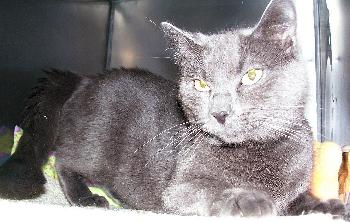
#> input picture PetImages/Training/Cat/293.jpg, 350 x 222 px; its folder holds 4 pictures in this run
$ jupyter execute --allow-errors Cat_Dog.ipynb
#> lines starting #> are read from the running program, lines starting #| are printed output that depends on the picture
[cell 1]
import numpy as np
import matplotlib.pyplot as plt
import torch
import torch.nn as nn
import torch.nn.functional as F
import glob
import os
from torch.utils.data import DataLoader , ConcatDataset
from torchvision import datasets, transforms
import cv2
import sys
import math
import random
from sklearn.metrics import accuracy_score, precision_score, recall_score, f1_score, confusion_matrix
import cv2
import glob
import numpy as np
import torch
from torch.utils.data import Dataset
from torchvision import transforms

[cell 2]
import cv2
import glob

cat = []
dog = []

def process_images(folder_path, label_list, batch_size=100):
#> called with batch_size = 100
    batch = []
    for f in glob.iglob(folder_path):
        img = cv2.imread(f)
#> img is the input picture: shape (222, 350, 3); mean B, G, R 136.3, 135.3, 139.9
        if img is not None:
            img = cv2.resize(img, (128,128))
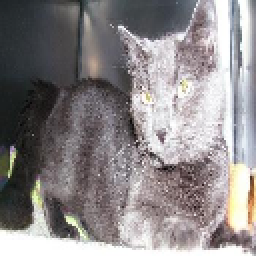
#> img: shape (128, 128, 3) (shown 2 times larger); mean B, G, R 136.4, 135.3, 140
            b, g, r = cv2.split(img)
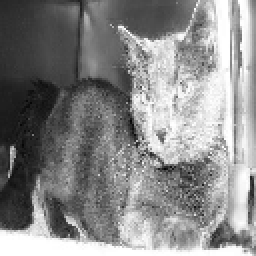
#> b: shape (128, 128) (shown 2 times larger); min 3, max 255, mean 136.4
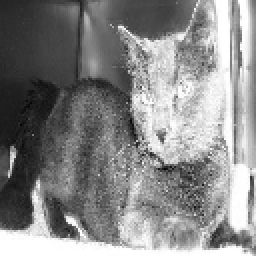
#> g: shape (128, 128) (shown 2 times larger); min 3, max 255, mean 135.3
            img = cv2.merge([r, g, b])
            batch.append(img)
            if len(batch) == batch_size:
                label_list.extend(batch)
                batch = []
#> pass 2 of the loop in process_images, `for f in glob.iglob(folder_path):`:
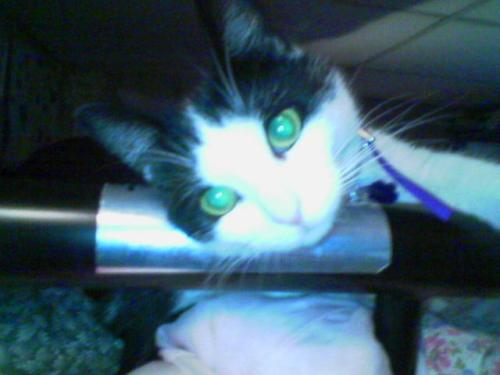
#> input picture PetImages/Training/Cat/3004.jpg, 500 x 375 px
#> in process_images, img is the input picture: shape (375, 500, 3); mean B, G, R 107.3, 93, 66.4
#> in process_images, `img = cv2.resize(img, (128,128))`:
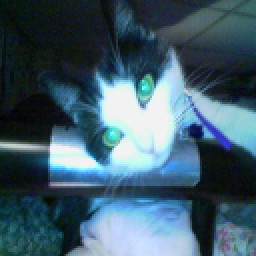
#> img: shape (128, 128, 3) (shown 2 times larger); mean B, G, R 107.2, 92.9, 66.3
#> in process_images, `b, g, r = cv2.split(img)`:
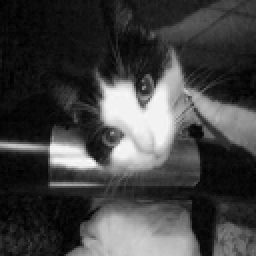
#> r: shape (128, 128) (shown 2 times larger); min 0, max 252, mean 66.3
#> pass 3 of the loop in process_images, `for f in glob.iglob(folder_path):`:
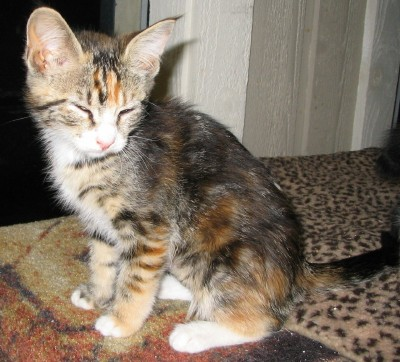
#> input picture PetImages/Training/Cat/309.jpg, 400 x 362 px
#> in process_images, img is the input picture: shape (362, 400, 3); mean B, G, R 100.4, 114.4, 127
#> in process_images, `b, g, r = cv2.split(img)`:
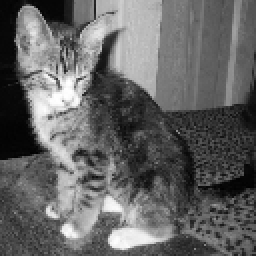
#> b: shape (128, 128) (shown 2 times larger); min 1, max 255, mean 100.3
#> in process_images, `b, g, r = cv2.split(img)`:
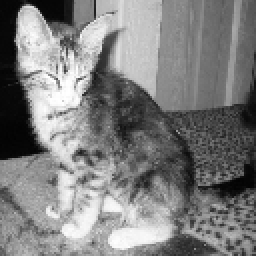
#> r: shape (128, 128) (shown 2 times larger); min 2, max 255, mean 126.9
#> the loop made 4 passes; the first 3 are shown
    # Add remaining images in the batch
    if batch:
        label_list.extend(batch)

# Process Cats
process_images("C:/Users/ACER/Desktop/Final Year Projects/Vs_code/Jupyter notebook/PetImages/Training/Cat/*.jpg", cat)

# Process Dogs
process_images("C:/Users/ACER/Desktop/Final Year Projects/Vs_code/Jupyter notebook/practice_imgs/Dog/*.jpg", dog)

True code for large size images

[cell 3]
cat=[]
dog=[]
batch_1=[]
batch_2=[]

for f in glob.iglob("C:/Users/ACER/Desktop/Final Year Projects/Vs_code/Jupyter notebook/PetImages/Training/Cat/*.jpg"):
    img=cv2.imread(f)
    if img is not None:
        img=cv2.resize(img,(128,128))
        b,g,r=cv2.split(img)
        img=cv2.merge([r,g,b])
        batch_1.append(img)

        if len(batch_1) == 100:
            cat.extend(batch_1)
            batch_1 = []
#> pass 2 of the loop `for f in glob.iglob("C:/Users/ACER/Desktop/Final Year Projects/Vs_code..`:
#> pass 3 of the loop `for f in glob.iglob("C:/Users/ACER/Desktop/Final Year Projects/Vs_code..`:
#> the loop made 4 passes; the first 3 are shown
if batch_1:
    cat.extend(batch_1)


for f in glob.iglob("C:/Users/ACER/Desktop/Final Year Projects/Vs_code/Jupyter notebook/practice_imgs/Dog/*.jpg"):
    img=cv2.imread(f)
    if img is not None:
        img=cv2.resize(img,(128,128))
        b,g,r=cv2.split(img)
        img=cv2.merge([r,g,b])
        batch_2.append(img)

        if len(batch_2) == 100:
            dog.extend(batch_2)
            batch_2 = []
if batch_2:
    dog.extend(batch_2)

[cell 4]
cat=np.array(cat,dtype=np.float32)

[cell 5]
cat.shape
#> Out = (4, 128, 128, 3)

#> (a cell that did not finish here is left out)

[cell 7]
class Dataset(object):

  def __getitem__(self, index):
    raise NotImplementedError

  def __len__(self):
    raise NotImplementedError

  def __add__(self, other):
    return ConcatDataset([self, other])

[cell 8]
class Cat_Dog(Dataset):
    def __init__(self, transform=None):
        self.transform = transform

        cat = []
        dog = []
        batch_1=[]
        batch_2=[]

        # Load and preprocess images
        for f in glob.iglob("C:/Users/ACER/Desktop/Final Year Projects/Vs_code/Jupyter notebook/PetImages/Training/Cat/*.jpg"):
            img = cv2.imread(f)
            if img is not None:
                img = cv2.resize(img, (128, 128))
                b, g, r = cv2.split(img)
                img = cv2.merge([r, g, b])
                img = img.transpose((2, 0, 1))      # Convert to (C, H, W)
                batch_1.append(img)

                if len(batch_1) == 100:
                    cat.extend(batch_1)
                    batch_1 = []
#> pass 2 of the loop in __init__, `for f in glob.iglob("C:/Users/ACER/Desktop/Final Year Projects/Vs_code..`:
#> pass 3 of the loop in __init__, `for f in glob.iglob("C:/Users/ACER/Desktop/Final Year Projects/Vs_code..`:
#> the loop made 4 passes; the first 3 are shown
        if batch_1:
            cat.extend(batch_1)


        for f in glob.iglob("C:/Users/ACER/Desktop/Final Year Projects/Vs_code/Jupyter notebook/practice_imgs/Dog/*.jpg"):
            img = cv2.imread(f)
            if img is not None:
                img = cv2.resize(img, (128, 128))
                b, g, r = cv2.split(img)
                img = cv2.merge([r, g, b])
                img = img.transpose((2, 0, 1))  # Convert to (C, H, W)
                batch_2.append(img)

                if len(batch_2) == 100:
                    dog.extend(batch_2)
                    batch_2 = []
        if batch_2:
            dog.extend(batch_2)


        # Concatenate and create labels
        cat = np.array(cat, dtype=np.float32)
        dog = np.array(dog, dtype=np.float32)

        cat_label = np.ones(cat.shape[0], dtype=np.float32)
#> cat_label = [1, 1, 1, 1]
        dog_label = np.zeros(dog.shape[0], dtype=np.float32)

        self.images = np.concatenate((cat, dog), axis=0)
        self.labels = np.concatenate((cat_label, dog_label))

        # Normalize images
        self.images /= 255.0

    def __len__(self):
        return len(self.images)

    # [9 lines left out: function __getitem__, not called in this run]

    def normalize(self):
      self.images = self.images/255.0

[cell 9]
import torch.nn as nn
import torch.nn.functional as F

class CNN(nn.Module):
    # [24 lines left out: functions __init__, forward, not called in this run]

#> (a cell that did not finish here is left out)

[cell 11]
names={0:'Cat', 1:'Dog'}
#> (the rest of this cell did not finish here and is left out)

#> (a cell that did not finish here is left out)

#> (a cell that did not finish here is left out)

[cell 14]
# [5 lines left out: function threshold, not called in this run]

#> (a cell that did not finish here is left out)

[cell 16]
eta = 0.0001
EPOCH = 500
#> (the rest of this cell did not finish here and is left out)

#> (a cell that did not finish here is left out)

#> (a cell that did not finish here is left out)

#> (a cell that did not finish here is left out)

[cell 20]
class Test_data(Dataset):
    def __init__(self, transform=None):
        self.transform = transform

        cat = []
        dog = []
        batch_1=[]
        batch_2=[]

        # Load and preprocess images
        for f in glob.iglob("C:/Users/ACER/Desktop/Final Year Projects/Vs_code/Jupyter notebook/PetImages/Test/Cat/*.jpg"):
            img = cv2.imread(f)
            if img is not None:
                img = cv2.resize(img, (128, 128))
                b, g, r = cv2.split(img)
                img = cv2.merge([r, g, b])
                img = img.transpose((2, 0, 1))      # Convert to (C, H, W)
                batch_1.append(img)

                if len(batch_1) == 100:
                    cat.extend(batch_1)
                    batch_1 = []
#> pass 2 of the loop in __init__, `for f in glob.iglob("C:/Users/ACER/Desktop/Final Year Projects/Vs_code..`:
#> pass 3 of the loop in __init__, `for f in glob.iglob("C:/Users/ACER/Desktop/Final Year Projects/Vs_code..`:
#> the loop made 4 passes; the first 3 are shown
        if batch_1:
            cat.extend(batch_1)


        for f in glob.iglob("C:/Users/ACER/Desktop/Final Year Projects/Vs_code/Jupyter notebook/PetImages/Test/Dog/*.jpg"):
            img = cv2.imread(f)
            if img is not None:
                img = cv2.resize(img, (128, 128))
                b, g, r = cv2.split(img)
                img = cv2.merge([r, g, b])
                img = img.transpose((2, 0, 1))  # Convert to (C, H, W)
                batch_2.append(img)

                if len(batch_2) == 100:
                    dog.extend(batch_2)
                    batch_2 = []
        if batch_2:
            dog.extend(batch_2)


        # Concatenate and create labels
        cat = np.array(cat, dtype=np.float32)
        dog = np.array(dog, dtype=np.float32)

        cat_label = np.ones(cat.shape[0], dtype=np.float32)
#> cat_label = [1, 1, 1, 1]
        dog_label = np.zeros(dog.shape[0], dtype=np.float32)

        self.images = np.concatenate((cat, dog), axis=0)
        self.labels = np.concatenate((cat_label, dog_label))

        # Normalize images
        self.images /= 255.0

    def __len__(self):
        return len(self.images)

    # [9 lines left out: function __getitem__, not called in this run]

    def normalize(self):
      self.images = self.images/255.0
